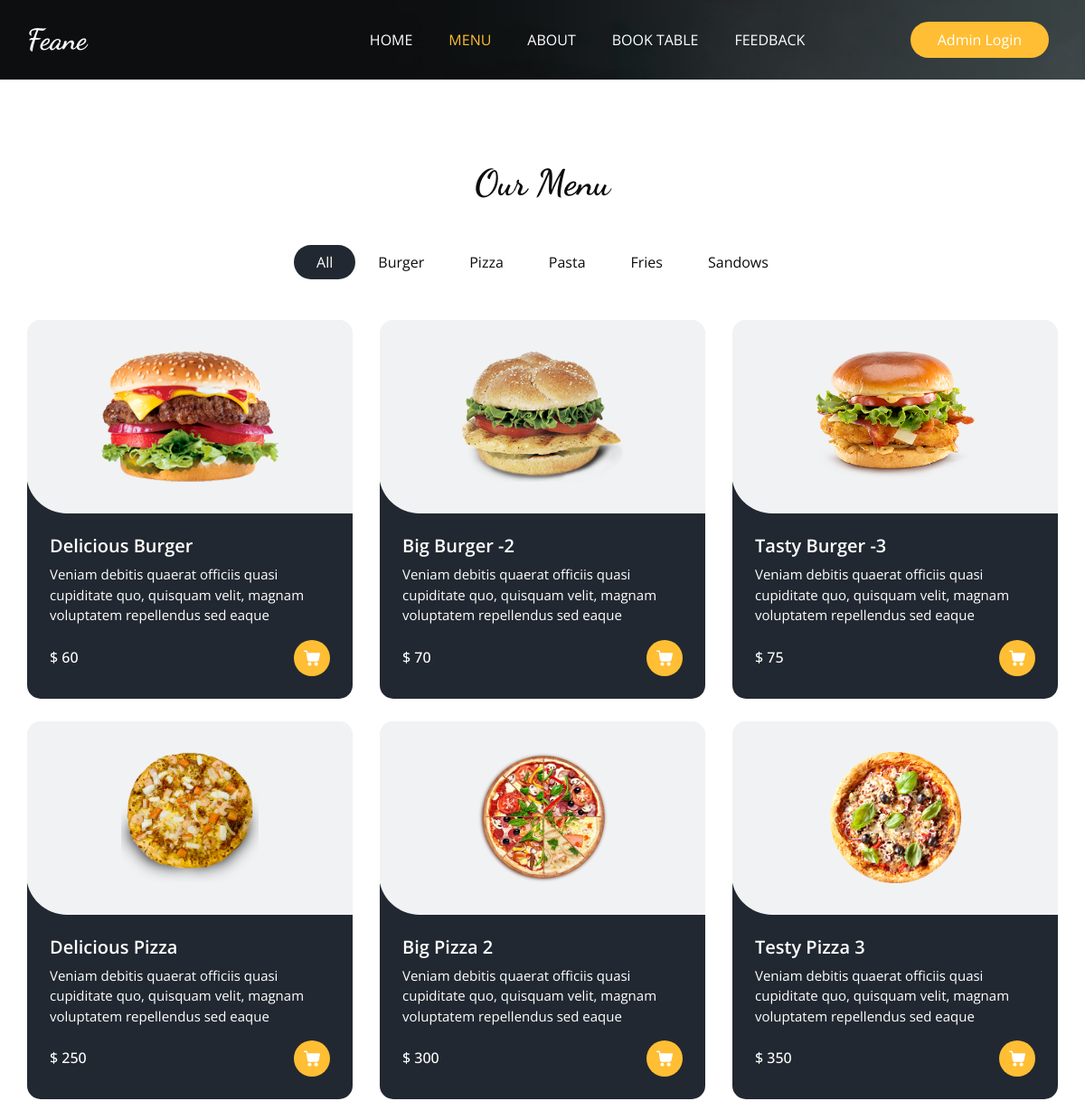
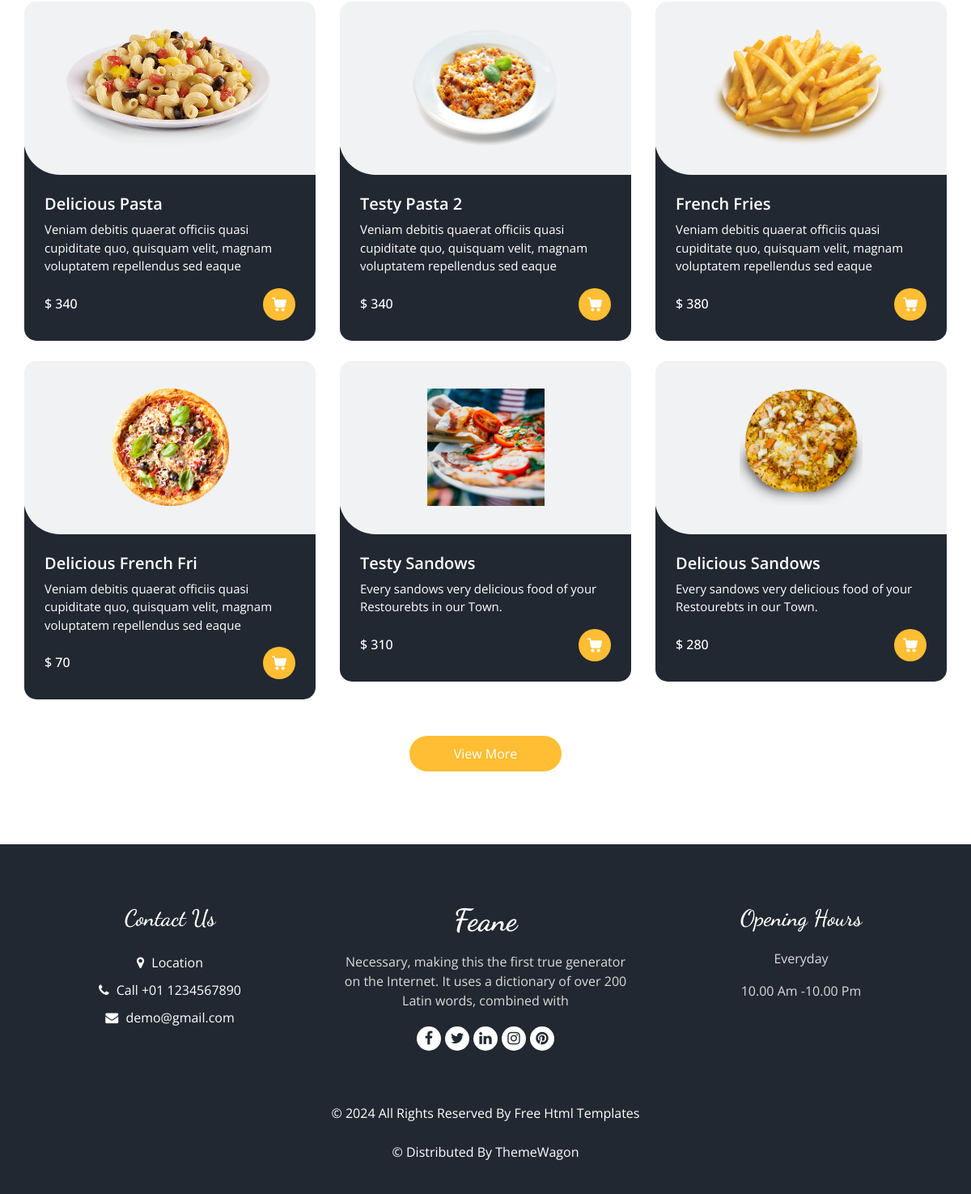
The app's page /menu/ with its own data (2 pictures, top to bottom).
### Bast_App/models.py (models this page shows, shortened)
class ItemList(models.Model):
    category_name = models.CharField(max_length=20)
    create_at = models.DateTimeField(auto_now_add=True)
    update_at = models.DateTimeField(auto_now=True)
    def __str__(self):
        return self.category_name

class Items(models.Model):
    item_name = models.CharField(max_length=20)
    description = models.TextField(blank=True)
    price = models.IntegerField(default=0)
    category =  models.ForeignKey(ItemList, related_name='category', on_delete=models.CASCADE)
    image = models.ImageField(upload_to='items/')
    create_at = models.DateTimeField(auto_now_add=True)
    update_at = models.DateTimeField(auto_now=True)

### Bast_App/views.py (the view)
# urls.py: path('menu/', views.Menu, name='menu'),
def Menu(request):
    list =ItemList.objects.all()
    menus = Items.objects.all()
    context = {
        'list': list,
        'menus': menus
    }
    return render(request,'menu.html',context)

### Template/menu.html (shortened to what this page needs)
{% extends "base.html" %}
{% load static %}
{% block class %}class="sub_page"{% endblock class %}
{% block menu_status %} active {% endblock menu_status %}
{% block content %}
  <section class="food_section layout_padding">
    <div class="container">
      <div class="heading_container heading_center">
        <h2>
          Our Menu
        </h2>
      </div>
      <ul class="filters_menu">
        <li class="active" data-filter="*">All</li>
        {% for i in list %}
        <li data-filter=".{{i.category_name}}">{{i.category_name}}</li>
        {% endfor %}
      </ul>
      <div class="filters-content">
        <div class="row grid">
            {% for j in menus %}
          <div class="col-sm-6 col-lg-4 all {{j.category}}">
            <div class="box">
              <div>
                <div class="img-box">
                  <img src="{{j.image.url}}" alt="">
                </div>
                <div class="detail-box">
                  <h5>
                    {{j.item_name}}
                  </h5>
                  <p>
                    {{j.description}}
                  </p>
                  <div class="options">
                    <h6>
                      $ {{j.price}}
                    </h6>
                    <a href="">
                    </a>
                  </div>
                </div>
              </div>
            </div>
          </div>
          {% endfor %}
        </div>
      </div>
      <div class="btn-box">
        <a href="">
          View More
        </a>
      </div>
    </div>
  </section>
  {% endblock content %}

### Template/base.html (shortened to what this page needs)
<!DOCTYPE html>
<html>
{% load static %}
<head>
  <link rel="stylesheet" type="text/css" href="{% static 'css/bootstrap.css' %}" />
  <link rel="stylesheet" type="text/css" href="https://cdnjs.cloudflare.com/ajax/libs/OwlCarousel2/2.3.4/assets/owl.carousel.min.css" />
  <link rel="stylesheet" href="https://cdnjs.cloudflare.com/ajax/libs/jquery-nice-select/1.1.0/css/nice-select.min.css" />
  <link href="{% static 'css/font-awesome.min.css' %}" rel="stylesheet" />
  <link href="{% static 'css/style.css' %}" rel="stylesheet" />
  <link href="{% static 'css/responsive.css' %}" rel="stylesheet" />
</head>
<body {% block class %}{% endblock class %}>
    <div class="hero_area">
        <div class="bg-box">
          <img src="{% static 'images/hero-bg.jpg' %}" alt="">
        </div>
        <header class="header_section">
          <div class="container">
            <nav class="navbar navbar-expand-lg custom_nav-container ">
              <a class="navbar-brand" href="{% url 'home' %}"><span>Feane</span></a>
              <div class="collapse navbar-collapse" id="navbarSupportedContent">
                <ul class="navbar-nav  mx-auto ">
                      <li class="nav-item  {% block home_status %}{% endblock home_status %}">
                        <a class="nav-link " href="{% url 'home' %}">Home <span class="sr-only">(current)</span></a>
                      </li>
                      <li class="nav-item {% block menu_status %}{% endblock menu_status %}">
                        <a class="nav-link " href="{% url 'menu' %}">Menu</a>
                      </li>
                      <li class="nav-item {% block about_status %}{% endblock about_status %}">
                        <a class="nav-link" href="{% url 'about' %}">About</a>
                      </li>
                      <li class="nav-item {% block book_status %}{% endblock book_status %}">
                        <a class="nav-link" href="{% url 'book' %}">Book Table</a>
                      </li>
                      <li class="nav-item {% block feedback-status %}{% endblock feedback-status %}">
                        <a class="nav-link" href="{% url 'feedback' %}">Feedback</a>
                      </li>
                </ul>
                <div class="user_option">
                  <a href="/admin" class="order_online">
                    Admin Login
                  </a>
                </div>
              </div>
            </nav>
          </div>
        </header>
      </div>
   {% block content %}
    {% endblock content %}
  <footer class="footer_section">
    <div class="container">
      <div class="row">
        <div class="col-md-4 footer-col">
          <div class="footer_contact">
            <h4>
              Contact Us
            </h4>
            <div class="contact_link_box">
              <a href="">
                <i class="fa fa-map-marker" aria-hidden="true"></i>
                <span>
                  Location
                </span>
              </a>
              <a href="">
                <i class="fa fa-phone" aria-hidden="true"></i>
                <span>
                  Call +01 1234567890
                </span>
              </a>
              <a href="">
                <i class="fa fa-envelope" aria-hidden="true"></i>
                <span>
                  demo@gmail.com
                </span>
              </a>
            </div>
          </div>
        </div>
        <div class="col-md-4 footer-col">
          <div class="footer_detail">
            <a href="" class="footer-logo">
              Feane
            </a>
            <p>
              Necessary, making this the first true generator on the Internet. It uses a dictionary of over 200 Latin words, combined with
            </p>
            <div class="footer_social">
              <a href="">
                <i class="fa fa-facebook" aria-hidden="true"></i>
              </a>
              <a href="">
                <i class="fa fa-twitter" aria-hidden="true"></i>
              </a>
              <a href="">
                <i class="fa fa-linkedin" aria-hidden="true"></i>
              </a>
              <a href="">
                <i class="fa fa-instagram" aria-hidden="true"></i>
              </a>
              <a href="">
                <i class="fa fa-pinterest" aria-hidden="true"></i>
              </a>
            </div>
          </div>
        </div>
        <div class="col-md-4 footer-col">
          <h4>
            Opening Hours
          </h4>
          <p>
            Everyday
          </p>
          <p>
            10.00 Am -10.00 Pm
          </p>
        </div>
      </div>
      <div class="footer-info">
        <p>
          &copy; <span id="displayYear"></span> All Rights Reserved By
          <a href="https://html.design/">Free Html Templates</a><br><br>
          &copy;  Distributed By
          <a href="https://themewagon.com/" target="_blank">ThemeWagon</a>
        </p>
      </div>
    </div>
  </footer>
</body>
</html>

### Static/css/responsive.css (style rules this page uses)
@media (min-width: 1200px) { .container { max-width: 1170px; } }

### records on screen
ItemList: category_name "Burger"
ItemList: category_name "Pizza"
ItemList: category_name "Pasta"
ItemList: category_name "Fries"
ItemList: category_name "Sandows"
Items: image (picture), item_name "Delicious Burger", description "Veniam debitis quaerat officiis quasi cupiditate quo, quisquam velit, magnam voluptatem repellendus sed eaque", price "60"
Items: image (picture), item_name "Big Burger -2", description "Veniam debitis quaerat officiis quasi cupiditate quo, quisquam velit, magnam voluptatem repellendus sed eaque", price "70"
Items: image (picture), item_name "Tasty Burger -3", description "Veniam debitis quaerat officiis quasi cupiditate quo, quisquam velit, magnam voluptatem repellendus sed eaque", price "75"
Items: image (picture), item_name "Delicious Pizza", description "Veniam debitis quaerat officiis quasi cupiditate quo, quisquam velit, magnam voluptatem repellendus sed eaque", price "250"
Items: image (picture), item_name "Big Pizza 2", description "Veniam debitis quaerat officiis quasi cupiditate quo, quisquam velit, magnam voluptatem repellendus sed eaque", price "300"
Items: image (picture), item_name "Testy Pizza 3", description "Veniam debitis quaerat officiis quasi cupiditate quo, quisquam velit, magnam voluptatem repellendus sed eaque", price "350"
Items: image (picture), item_name "Delicious Pasta", description "Veniam debitis quaerat officiis quasi cupiditate quo, quisquam velit, magnam voluptatem repellendus sed eaque", price "340"
Items: image (picture), item_name "Testy Pasta 2", description "Veniam debitis quaerat officiis quasi cupiditate quo, quisquam velit, magnam voluptatem repellendus sed eaque", price "340"
Items: image (picture), item_name "French Fries", description "Veniam debitis quaerat officiis quasi cupiditate quo, quisquam velit, magnam voluptatem repellendus sed eaque", price "380"
Items: image (picture), item_name "Delicious French Fri", description "Veniam debitis quaerat officiis quasi cupiditate quo, quisquam velit, magnam voluptatem repellendus sed eaque", price "70"
Items: image (picture), item_name "Testy Sandows", description "Every sandows very delicious food of your Restourebts in our Town.", price "310"
Items: image (picture), item_name "Delicious Sandows", description "Every sandows very delicious food of your Restourebts in our Town.", price "280"
